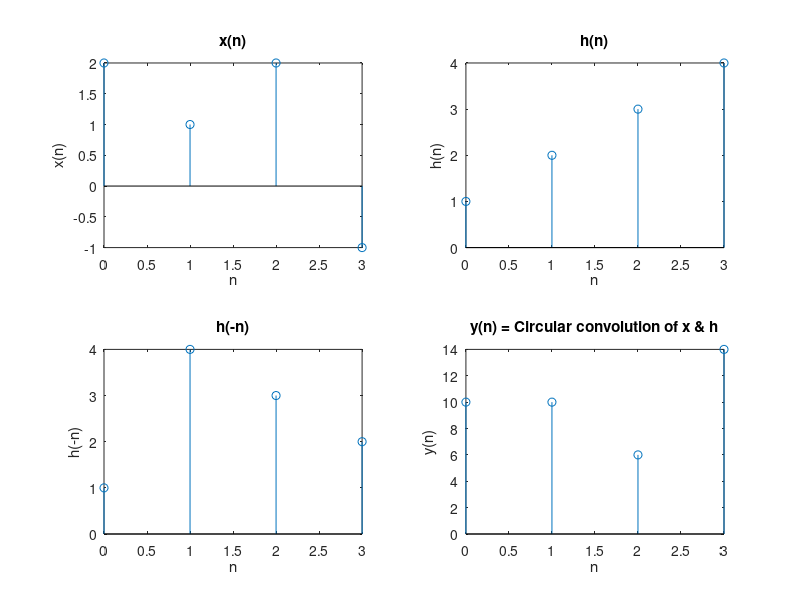

This figure's MATLAB source:
x = [2,1,2,-1]
n1 = 0
h = [1,2,3,4]
n2 = 0
 
N1 = size(x,2);
N2 = N1;
N = N1;
 
h2 = flip(circshift(h,N-1));
n3 = 0;
 
ni = 0;
nf = N-1;
 
mstart = -(N-1);
mend = N-1;
 
rows = 3+N;
columns = abs(mstart)+mend+1;
t = zeros(rows, columns);
 
for i = 1:columns
    t(1,i) = mstart+i-1;
end
 
for i = 1:N
    t(2,abs(mstart)+n1+i) = x(i);
end
 
for i = 1:N
    t(3,abs(mstart)+n2+i) = h(i);
end
 
for j = 1:N
    k=1;
    for i = j:columns
        in = mod(k,N)+1;
        t(j+3,i) = h2(in);
        k=k+1;
    end
end
t
 
y=zeros(1,N);
 
for j = 1:N
    for i = 1:N
        y(j) = y(j)+t(2,i+N-1)*t(3+j,i+N-1);
    end
end 
y
ni
 
subplot(2,2,1);
x1=ni:nf;
stem(x1,x);
xlabel('n');
ylabel('x(n)');
title('x(n)');
 
subplot(2,2,2);
x2=ni:nf;
stem(x2,h);
xlabel('n');
ylabel('h(n)');
title('h(n)');
 
subplot(2,2,3);
x3=ni:nf;
stem(x3,h2);
xlabel('n');
ylabel('h(-n)');
title('h(-n)');
 
subplot(2,2,4);
x4=ni:nf;
stem(x4,y);
xlabel('n');
ylabel('y(n)');
title('y(n) = Circular convolution of x & h');
